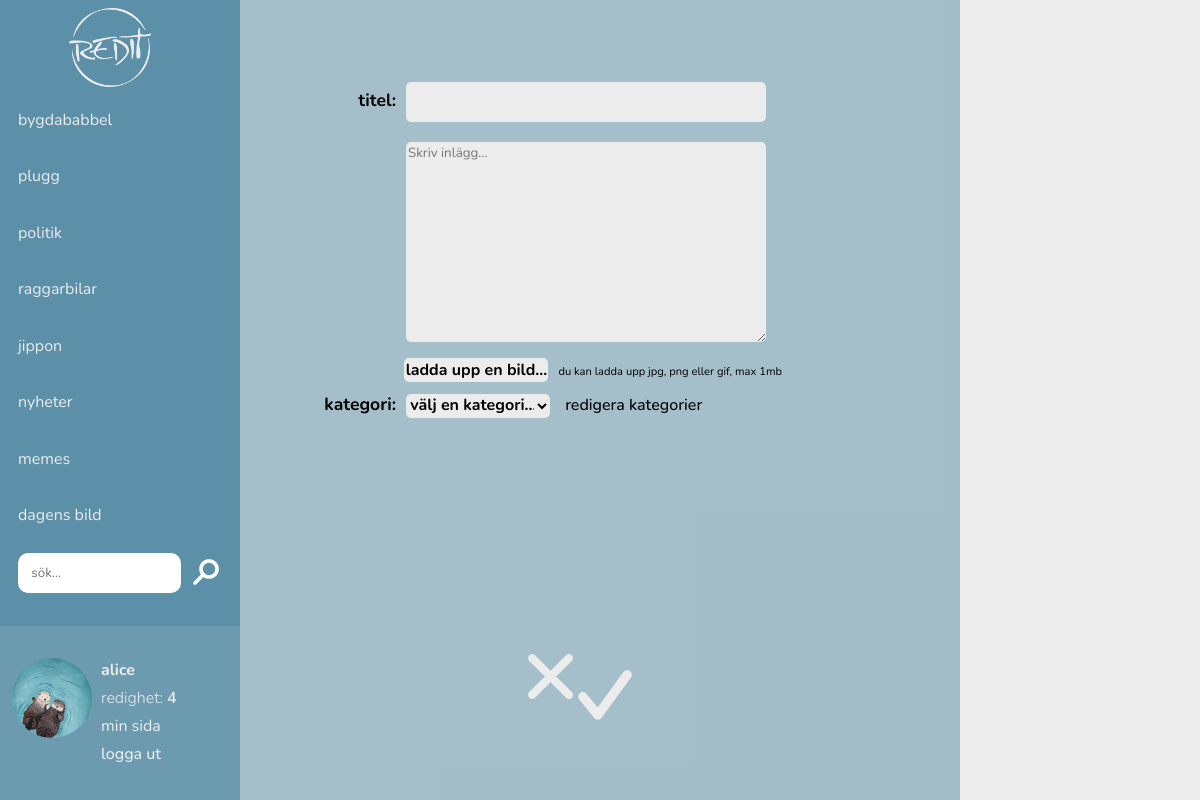
The app's page /posts/write-posts.php (signed in) with its own data.
### tables this page shows
CREATE TABLE `categories` (
  `cat_id` int(11) unsigned NOT NULL AUTO_INCREMENT,
  `category` varchar(50) DEFAULT '',
  PRIMARY KEY (`cat_id`)
);

CREATE TABLE `users` (
  `user_id` int(11) unsigned NOT NULL AUTO_INCREMENT,
  `username` varchar(20) NOT NULL DEFAULT '',
  `password` varchar(256) NOT NULL DEFAULT '',
  `email` varchar(30) NOT NULL DEFAULT '',
  `avatar` varchar(256) DEFAULT NULL,
  `bio` varchar(1000) DEFAULT '',
  `admin` tinyint(1) NOT NULL DEFAULT '0',
  `moderator` tinyint(1) NOT NULL DEFAULT '0',
  `post_permission` tinyint(11) NOT NULL DEFAULT '1',
  `member_since` date DEFAULT NULL,
  PRIMARY KEY (`user_id`)
);

### posts/write-posts.php (the view, shortened to what this page needs)
<?php
require "../init/config.php";
include "../init/header.php";
include "../init/sidebar.php";
 ?>
<html>
<div id="write_post">
<form method="post" action="write-posts.php" enctype="multipart/form-data" id="write_post_form">
  <label class="label_1" for="post_title_input">titel: </label><input class="input_1" type="text" name="post_title" id="post_title_input" /><br />
  <label class="label_1" for="post_text_input"></label><textarea class="input_1" name="post_text" id="post_text_input" rows="10" cols="40" placeholder="Skriv inlägg..."></textarea> <br />
  <div class="fileUpload_post">
    <label id="replace_btn_img" for="post_img">ladda upp en bild... </label><input type="file" name="file" id="post_img" /><span class="img_explained">du kan ladda upp jpg, png eller gif, max 1mb</span><br />
  </div>
  <label class="label_1" for="category_selector">kategori: </label>
    <select id="category_selector" name="categories" form="write_post_form">
      <option value="no_cat">välj en kategori...</option>
      <?php
        echo "</select>";
        if ($_SESSION['admin'] == 1) {
          echo "<a href='../userpage/admin_page.php' id='edit_categories' class='links'>redigera kategorier</a>";
        }
       ?>
    <br />
  <span id='cancel-submit-container'>
    <span id="cancel_container">
      <a id="cancel_post" href="../home/index.php"></a>
    </span>
    <span id="submit_container">
      <input id="submit_post" type="submit" name="post_submit" value="" />
    </span>
  </span>
</form>
</div>
</html>

### init/sidebar.php (shortened to what this page needs)
<?php require 'config.php'; ?>
<div id="sidebar">
  <a href="../home/index.php"><img src="../img/logo_text_gr.png" /></a>
  <span id='sidebar_stuff'>
    <?php
      $sql = "SELECT * FROM categories";
      $result = mysqli_query($conn, $sql);
      if($result) {
        while ($rows = mysqli_fetch_assoc($result)) {
          $category = $rows['category'];
          $printCat = '';
          $printCat .= "<a href='../home/index.php?category=$category' class='category regular";
          $printCat .= "'>$category</a>";
          echo $printCat;
        }
      }
    ?>
  <div id="search_function">
    <form method="post" action="../search/search-parse.php">
      <input type="text" name="search" id="search_field" placeholder="sök..."/>
      <label for="submit_search">
        <img src="../img/search.png" id="search_symbol"/>
      </label>
    </form>
  </div>
  </span>
  <div id='char-indicator'>
    <?php
      $user = $_SESSION['username'];
      $sql = "SELECT avatar FROM users WHERE username='$user'";
      $result = mysqli_query($conn, $sql);
      if ($result) {
        $data = $result->fetch_assoc();
        if ($data['avatar'] !== NULL) {
          echo "<span id='avatar' style='background-image:url(../uploads/upload_avatar/" . $data['avatar'] . ");'></span>";
        } else {
          echo "<span id='avatar' style='background-image:url(../img/sample-avatar.png);'></span>";
        }
      }
    ?>
    <div id='char-info'>
      <span id='username' class='bold'> <?php echo $_SESSION['username']; ?> </span> <br />
      <span id='redighet' class='light'>redighet: <span id='redighet' class='semi-bold'>
        <?php
          $user = $_SESSION['username'];
          $sql = "SELECT post_likes FROM posts WHERE post_creator='$user'";
          $result = mysqli_query($conn, $sql);
          if (mysqli_num_rows($result) > 0) {
            $likes = 0;
            while ($rows = mysqli_fetch_assoc($result)) {
              $like = $rows['post_likes'];
              $likes += $like;
            }
            echo $likes;
          }
         ?>
      </span></span><br />
  <form method="post" action="../userpage/userpage.php?user=<?php echo $_SESSION['username']; ?>" name="userpage_access">
    <input type="submit" value="min sida" />
  </form>
      <a href="../landingpage/logout.php" class='links'>logga ut</a>
    </div>
  </div>
</div>

### styles/posts.css (style rules this page uses)
* { font-family: 'Nunito', sans-serif; }
div#write_post { width: 60vw; height: 100vh; position: fixed; left: 20vw; top: 0; background-color: rgba(92,144,168,0.5); }
div#write_post form { width: 60vw; height: 60vh; }
div#write_post label.label_1 { font-size: 1.1em; width: 30%; display: inline-block; text-align: right; font-weight: 700; margin-left: -5vw; }
div#write_post input.input_1 { width: 50%; height: 3em; border-radius: 5px; margin: 10px; border: none; background-color: #ececec; }
.fileUpload_post { margin-bottom: 10px; }
#replace_btn_img { background-color: #ececec; height: 3vh; margin-left: 13.7vw; width: 12vw; font-size: 1em; line-height: 3.1vh; border-radius: 5px; text-align: center; font-weight: 700; display: inline-block; }
.img_explained { font-size: 0.7em; margin-left: 10px; }
div#write_post textarea { width: 50%; height: 15em; border-radius: 5px; margin: 10px; border: none; background-color: #ececec; }
#edit_categories { margin-left: 15px; }
select#category_selector { background-color: #ececec; height: 3vh; width: 12vw; margin-left: 6px; font-size: 1em; line-height: 3.1vh; border-radius: 5px; text-align: center; font-weight: 700; display: inline-block; border: none; }
div#write_post #cancel-submit-container { position: absolute; bottom: 10%; left: 40%; font-size: 20px; color: #ececec; font-weight: 700; }
#cancel_container, #submit_container { position: relative; width: 30%; }
#submit_post { width: 60px; height: 50px; background-image: url(../img/submit.png); background-size: contain; background-repeat: no-repeat; background-color: rgba(0, 0, 0, 0); border: none; }
div#write_post #cancel_post { width: 45px; height: 50px; background-image: url(../img/close.png); background-size: contain; background-repeat: no-repeat; background-color: rgba(0, 0, 0, 0); background-position: bottom; display: inline-block; border: none; }

### styles/main.css (style rules this page uses)
* { font-family: 'Nunito', sans-serif; box-sizing: border-box; }
.light { font-weight: 300; }
.regular { font-weight: 400; }
.semi-bold { font-weight: 600; }
.bold { font-weight: 700; }
a.links { font-weight: 500; text-decoration: none; color: #000; }
#sidebar { width: 20vw; height: 100vh; background-color: rgb(92,144,168); margin: 0; color: #fff; position: fixed; top: 0; left: 0; padding: 1vh 1.5vw; }
#sidebar img { width: 40%; margin-left: 25%; }
#sidebar_stuff { margin-top: 2vh; height: 60vh; display: flex; flex-direction: column; justify-content: space-between; }
#sidebar a.category { color: #ececec; text-decoration: none; display: block; width: 120%; font-size: 1em; margin-left: -2.5vh; padding-left: 2.5vh; }
#search_function { width: 100%; height: 3em; display: inline; margin-top: -0.5em; margin-bottom: -0.75em; }
#search_field { width: 80%; margin: 0; height: 3em; border-radius: 10px; border: none; padding: 0.5em 1em; }
img#search_symbol { height: 1.6em; width: 1.6em; margin: 0; margin-bottom: -0.5em; margin-left: 0.5em; }
#sidebar #char-indicator { position: fixed; bottom: 0; left: 0; width: 20vw; background-color: rgba(255,255,255,0.1); padding: 4vh 1vw 4vh 1vw; color: #ececec; }
#sidebar #char-indicator span#avatar { width: 10vh; height: 10vh; border-radius: 50%; float: left; background-repeat: no-repeat; background-size: cover; }
#sidebar #char-indicator #char-info { float: left; padding-left: 0.75vw; margin-top: -0.2vh; font-size: 1em; line-height: 1.75em; }
#sidebar #char-indicator #char-info a { color: #ececec; text-decoration: none; }
#sidebar #char-indicator input { background-color: rgba(255, 0, 0, 0); border: none; font-size: 1em; line-height: 1.75em; padding: 0; color: #ececec; }

### styles/start.css (style rules this page uses)
* { font-family: 'Nunito', sans-serif; box-sizing: border-box; }
.light { font-weight: 300; }
.regular { font-weight: 400; }
.semi-bold { font-weight: 600; }
.bold { font-weight: 700; }

### records on screen
categories: category "bygdababbel"
categories: category "plugg"
categories: category "politik"
categories: category "raggarbilar"
categories: category "jippon"
categories: category "nyheter"
categories: category "memes"
categories: category "dagens bild"
users: avatar (picture)

### other values on screen
$_SESSION['username'] "alice"
$likes "4"
